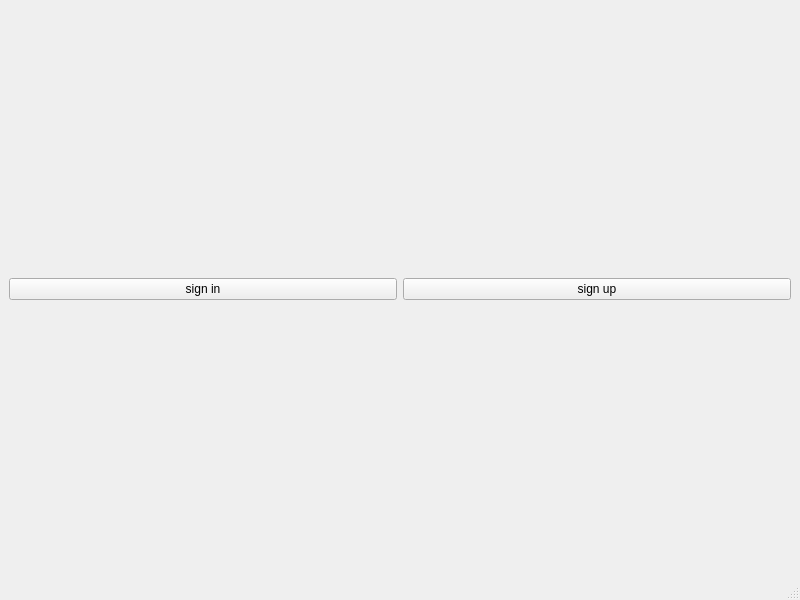
<?xml version="1.0" encoding="UTF-8"?>
<ui version="4.0">
 <class>MainWindow</class>
 <widget class="QMainWindow" name="MainWindow">
  <property name="geometry">
   <rect>
    <x>0</x>
    <y>0</y>
    <width>800</width>
    <height>600</height>
   </rect>
  </property>
  <property name="windowTitle">
   <string>MainWindow</string>
  </property>
  <widget class="QWidget" name="centralwidget">
   <layout class="QHBoxLayout" name="horizontalLayout">
    <item>
     <widget class="QPushButton" name="signin_button">
      <property name="text">
       <string>sign in</string>
      </property>
     </widget>
    </item>
    <item>
     <widget class="QPushButton" name="signup_button">
      <property name="text">
       <string>sign up</string>
      </property>
     </widget>
    </item>
   </layout>
  </widget>
  <widget class="QMenuBar" name="menubar">
   <property name="geometry">
    <rect>
     <x>0</x>
     <y>0</y>
     <width>800</width>
     <height>26</height>
    </rect>
   </property>
  </widget>
  <widget class="QStatusBar" name="statusbar"/>
 </widget>
 <resources/>
 <connections/>
</ui>
